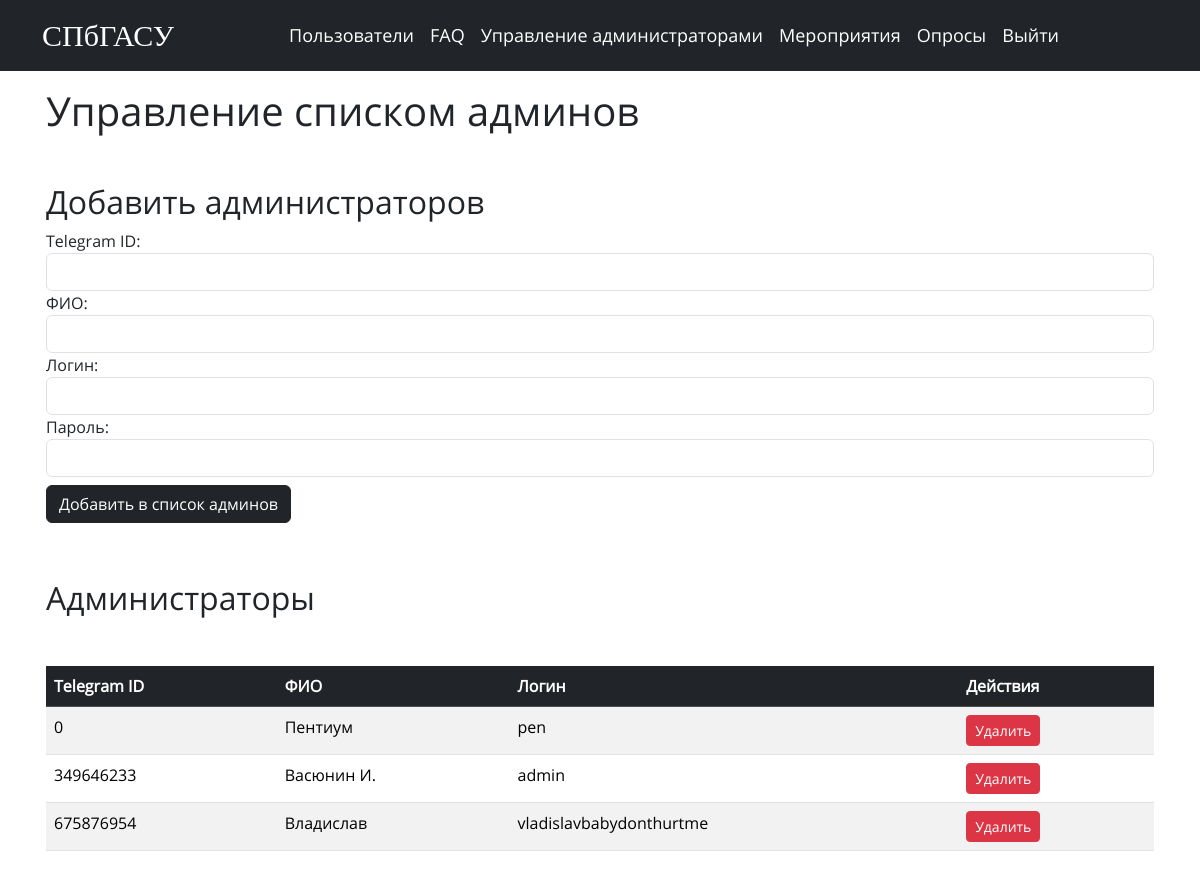
Page /admin_management on the earlier database version.
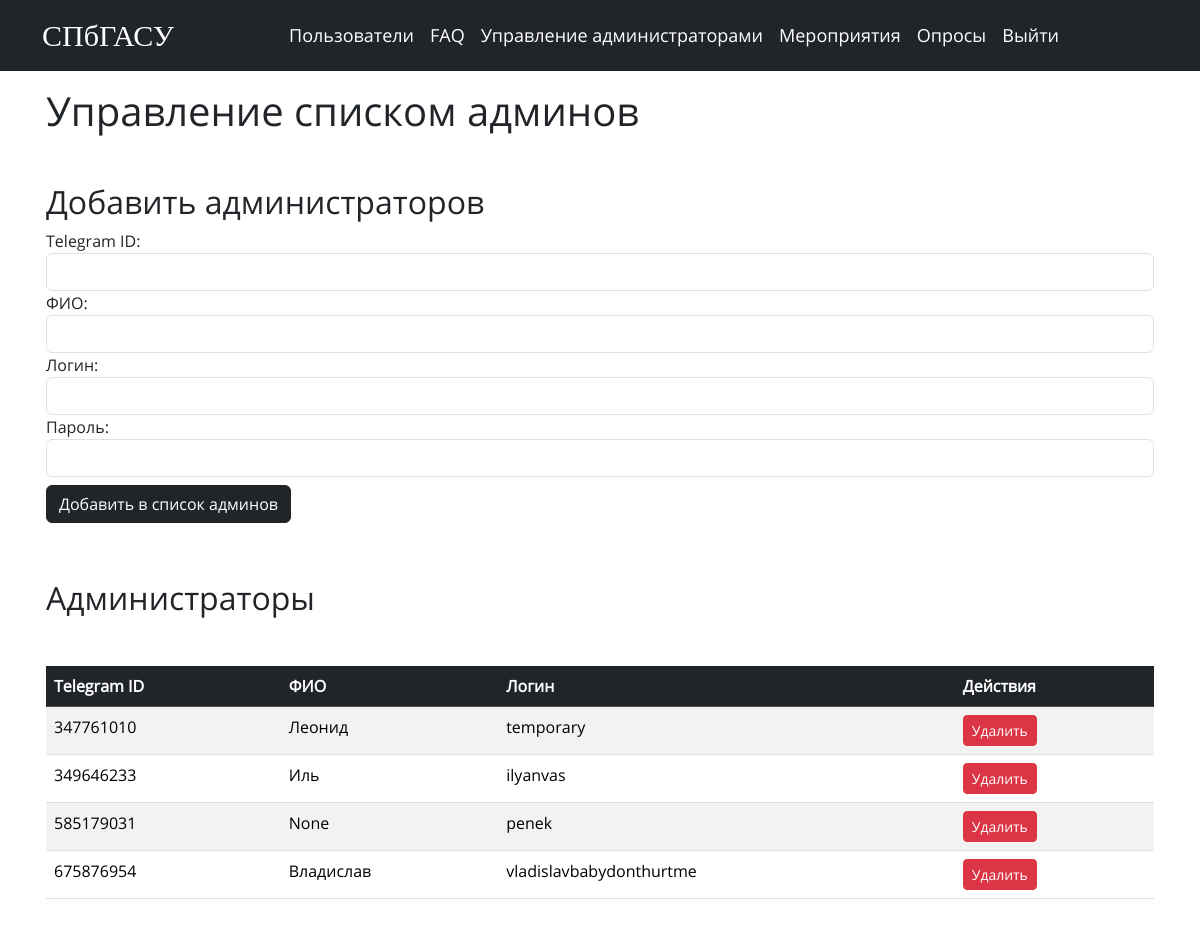
Same page on the later database version.
### tables this page shows
CREATE TABLE admins
                 (tg_id INTEGER PRIMARY KEY, username TEXT, login TEXT, password TEXT);

### web/index.py (the view, shortened to what this page needs)
@app.route('/admin_management', methods=['GET', 'POST'])
@auth.login_required
def admin_management():
    admins = get_all_admins()
    return render_template('admin_management.html', admins=admins)

### utility/db.py (called while the page is built)
def get_all_admins():
    conn = sqlite3.connect('my_database.db')
    c = conn.cursor()
    c.execute("SELECT * FROM admins")
    a = list(c.fetchall())
    conn.commit()
    conn.close()
    return a

### web/templates/admin_management.html (shortened to what this page needs)
<!DOCTYPE html>
<html>
<head>
    <link href="https://cdn.jsdelivr.net/npm/bootstrap@5.3.3/dist/css/bootstrap.min.css" rel="stylesheet">
    <link rel="stylesheet" href="{{ url_for('static', filename='styles.css') }}">
</head>
<body>
    {% include 'header.html' %}
    <div class="p-3 container">
        <h1>Управление списком админов</h1>
        <h2 class="mt-5">Добавить администраторов</h2>
        <form method="post" autocomplete="off" onsubmit="return validateForm()">
            <div class="form-group">
                <label for="tg_id">Telegram ID:</label>
                <input type="number" class="form-control" id="tg_id" name="tg_id" required>
            </div>
            <div class="form-group">
                <label for="username">ФИО:</label>
                <input type="text" class="form-control" id="username" name="username" required>
            </div>
            <div class="form-group">
                <label for="username">Логин:</label>
                <input type="text" class="form-control" id="username" name="login" required>
            </div>
            <div class="form-group">
                <label for="username">Пароль:</label>
                <input type="password" class="form-control" id="username" name="password" required>
            </div>
            <button type="submit" class="btn btn-dark my-2" name="add_admin">Добавить в список админов</button>
        </form>
        <h2 class="my-5">Администраторы</h2>
        <div class="table-responsive-md my-5">
        <table class="table table-striped">
            <thead class="table-dark">
                <tr>
                    <th>Telegram ID</th>
                    <th>ФИО</th>
                    <th>Логин</th>
                    <th>Действия</th>
                </tr>
            </thead>
            <tbody class="table-hover">
                {% for admin in admins %}
                <tr>
                    <td>{{ admin[0] }}</td>
                    <td>{{ admin[1] }}</td>
                    <td>{{ admin[2] }}</td>
                    <td>
                        <form method="post">
                            <button type="submit" class="btn btn-danger btn-sm" name="delete_admin">Удалить</button>
                        </form>
                    </td>
                </tr>
                {% endfor %}
            </tbody>
        </table>
        </div>
    </div>
</body>
</html>

Differences in the rows shown:
removed admins: tg_id "0", username "Пентиум", login "pen"
added admins: tg_id "347761010", username "Леонид", login "temporary"
changed admins id 349646233: username "Васюнин И." → "Иль"; login "admin" → "ilyanvas"
added admins: tg_id "585179031", admin "None", login "penek"
